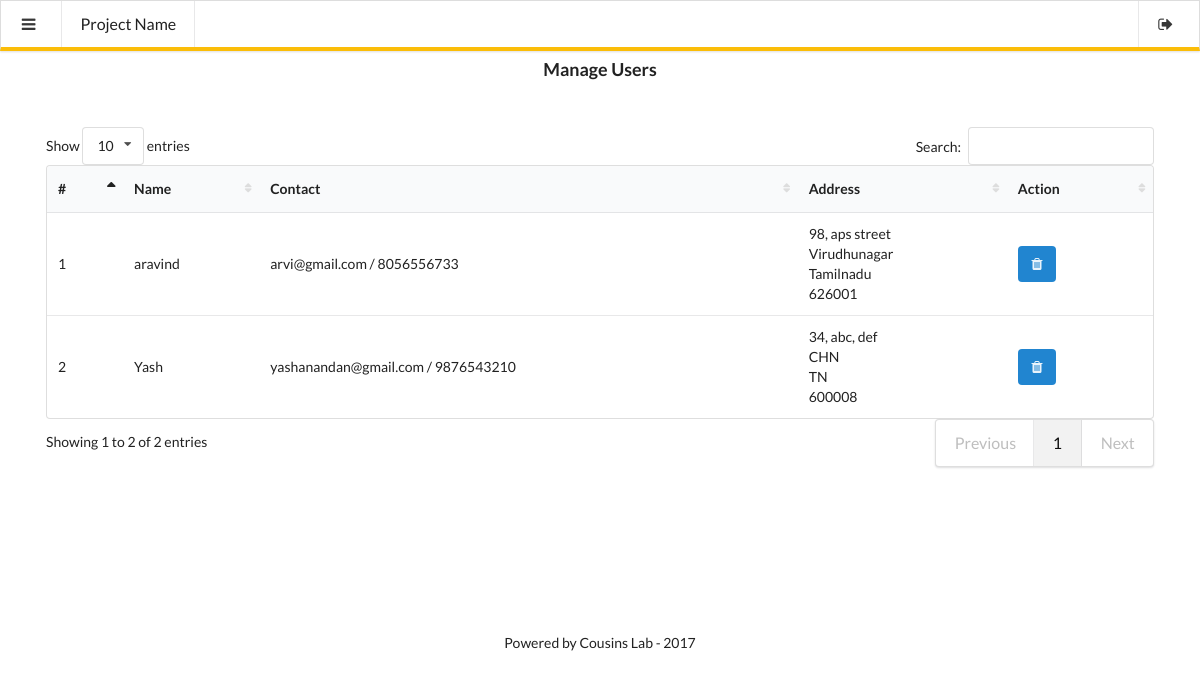
Screenshot of /admin/manageusers.php (signed in) with the database file from the repository.
### tables this page shows
CREATE TABLE IF NOT EXISTS `users` (
  `id` int(11) NOT NULL AUTO_INCREMENT,
  `name` varchar(255) NOT NULL,
  `email` varchar(255) NOT NULL,
  `contactno` bigint(11) NOT NULL,
  `password` varchar(255) NOT NULL,
  `shippingAddress` longtext NOT NULL,
  `shippingState` varchar(255) NOT NULL,
  `shippingCity` varchar(255) NOT NULL,
  `shippingPincode` int(11) NOT NULL,
  `regDate` timestamp NOT NULL DEFAULT CURRENT_TIMESTAMP,
  `updationDate` datetime NOT NULL DEFAULT CURRENT_TIMESTAMP,
  PRIMARY KEY (`id`)
);

### admin/manageusers.php (the view, shortened to what this page needs)
<?php
include('../includes/config.php');
?>
<!DOCTYPE html>
<html lang="en">
<head>
	<link rel="stylesheet" href="../assets/semantic-ui/dist/semantic.css">
	<link rel="stylesheet" href="../assets/css/main.css">
	<link rel="stylesheet" type="text/css" href="../assets/css/owl.carousel.css">
	<link rel="stylesheet" type="text/css" href="../assets/datatables/media/css/dataTables.semanticui.css">
</head>
<body>
	<?php include('includes/menu-bar.php');?>
	<div class="pusher">
		<div class="ui stackable page grid">
			<div class="row" align="center">
				<div class="column">
					<label class="ui header">Manage Users</label>
					<br>
				</div>
			</div>
			<div class="row section">
				<div class="column">
					<table class="ui table">
						<thead>
							<tr>
								<th>#</th>
								<th>Name</th>
								<th>Contact</th>
								<th>Address</th>
								<th>Action</th>
							</tr>
						</thead>
						<tbody>
							<?php
								$sql="SELECT * FROM users";
								$query = mysqli_query($connection,$sql);
								$cnt=1;
								while($row=mysqli_fetch_array($query)){
							?>
							<tr>
								<td><?php echo htmlentities($cnt);?></td>
								<td>
									<?php echo htmlentities($row['name']);?>
								</td>
								<td>
									<?php echo htmlentities($row['email'])." / ".htmlentities($row['contactno']);?>
								</td>
								<td>
									<?php echo htmlentities($row['shippingAddress'])."<br>".htmlentities($row['shippingCity'])."<br>".htmlentities($row['shippingState'])."<br>".htmlentities($row['shippingPincode']);?>
								</td>
								<td>
									<a class="ui primary icon button" href="deleteuser.php?uid=<?php echo htmlentities($row['id']);?>">
										<i class="trash icon"></i>
									</a>
								</td>
							</tr>
							<?php $cnt=$cnt+1; } ?>
						</tbody>
					</table>
				</div>
			</div>
			<div class="row footer" align="center" style="padding: 10% !important;">
				<div class="column">
					Powered by Cousins Lab - 2017
				</div>
			</div>
		</div>
	</div>
</body>
</html>

### assets/css/main.css (style rules this page uses)
.ui.grid { padding: 0px !important; }
.ui.grid > .row { padding: 0px !important; }
.ui.grid > .row > .column { padding: 0px; }
.pusher { padding-top: 6% !important; }
.row.section { margin: 5% !important; }

### assets/datatables/media/css/dataTables.semanticui.css (style rules this page uses)
table.dataTable.table { margin: 0; }
table.dataTable.table thead th, table.dataTable.table thead td { position: relative; }
table.dataTable.table thead th.sorting, table.dataTable.table thead th.sorting_asc, table.dataTable.table thead th.sorting_desc, table.dataTable.table thead td.sorting, table.dataTable.table thead td.sorting_asc, table.dataTable.table thead td.sorting_desc { padding-right: 20px; }
table.dataTable.table thead th.sorting:after, table.dataTable.table thead th.sorting_asc:after, table.dataTable.table thead th.sorting_desc:after, table.dataTable.table thead td.sorting:after, table.dataTable.table thead td.sorting_asc:after, table.dataTable.table thead td.sorting_desc:after { position: absolute; top: 12px; right: 8px; display: block; font-family: Icons; }
table.dataTable.table thead th.sorting:after, table.dataTable.table thead td.sorting:after { content: "\f0dc"; color: #ddd; font-size: 0.8em; }
table.dataTable.table thead th.sorting_asc:after, table.dataTable.table thead td.sorting_asc:after { content: "\f0de"; }
table.dataTable.table td, table.dataTable.table th { -webkit-box-sizing: content-box; box-sizing: content-box; }

### rows the page displays
users: name "aravind", email "arvi@gmail.com", contactno "8056556733", shippingAddress "98, aps street", shippingCity "Virudhunagar", shippingState "Tamilnadu", shippingPincode "626001"
users: name "Yash", email "yashanandan@gmail.com", contactno "9876543210", shippingAddress "34, abc, def", shippingCity "CHN", shippingState "TN", shippingPincode "600008"
